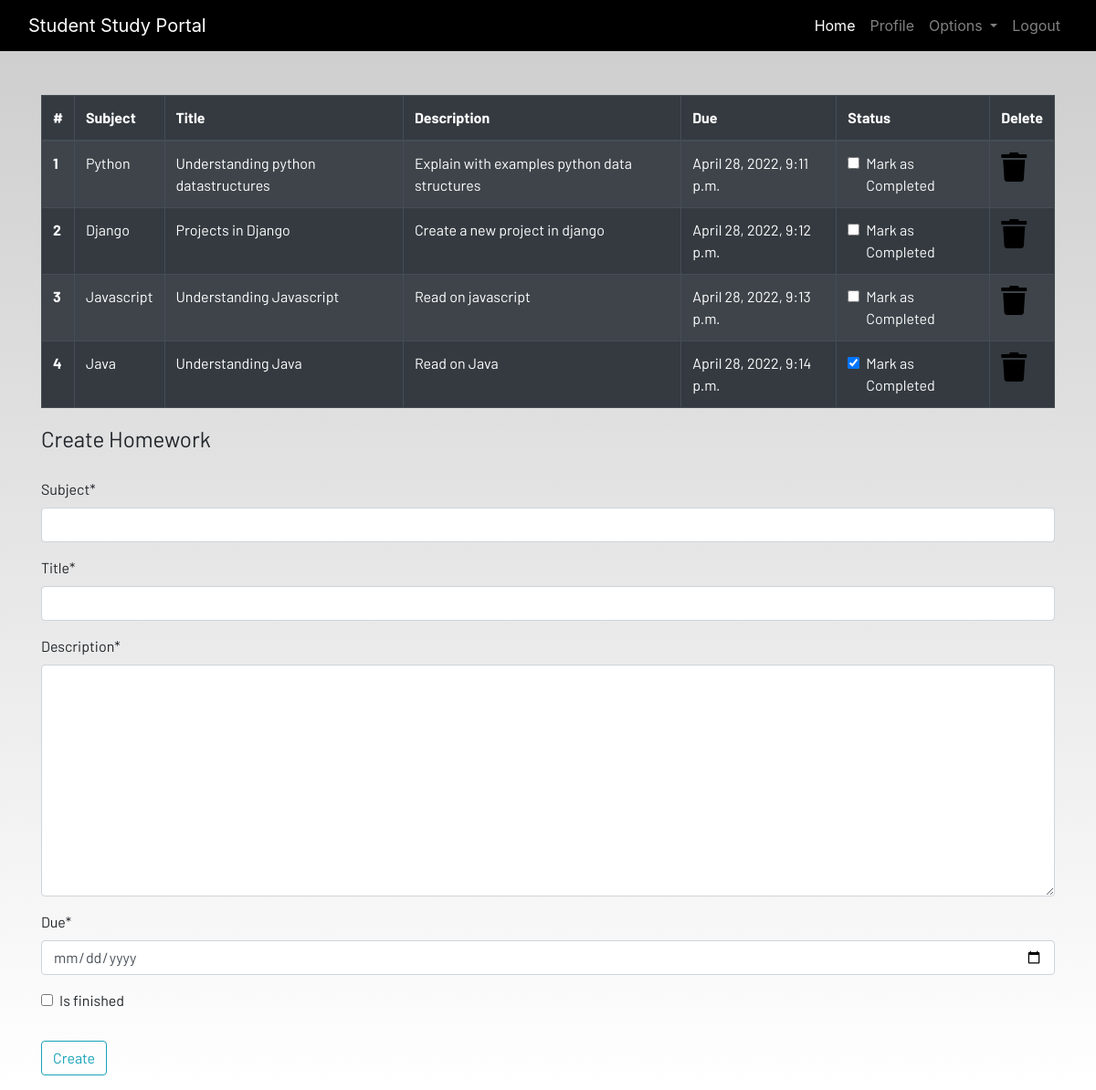
Screenshot of /homework/ (signed in) with the database file from the repository.
### studentportal/models.py (models this page shows, shortened)
class Homework(models.Model):
    user = models.ForeignKey(User, on_delete=models.CASCADE)
    subject = models.CharField(max_length=50)
    title = models.CharField(max_length=255)
    description = models.TextField()
    due = models.DateTimeField()
    is_finished = models.BooleanField(default=False)

### studentportal/views.py (the view)
# urls.py: path('homework/', views.homework, name='homework'),
@login_required
def homework(request):
    if request.method == "POST":
        form = HomeworkForm(request.POST)
        if form.is_valid():
            try:
                finished = request.POST['is_finished']
                if finished == 'on':
                    finished = True
                else:
                    finished = False
            except:
                finished = False
            homeworks = Homework(
                user  = request.user,
                subject = request.POST['subject'],
                title = request.POST['title'],
                description = request.POST['description'],
                due = request.POST['due'],
                is_finished = finished
            )
            homeworks.save()
            messages.success(request, f'Homework added from {request.user.username}')
    else:
        form = HomeworkForm()
    homework = Homework.objects.filter(user=request.user)
    if len(homework) == 0:
        homework_done = True
    else:
        homework_done = False
    context = {'homeworks':homework, 'homeworks_done':homework_done, 'form':form}
    return render(request, 'dashboard/homework.html', context)

### studentportal/forms.py
class HomeworkForm(forms.ModelForm):
    class Meta:
        model = Homework
        widgets = {'due':DateInput()}
        fields = ['subject', 'title', 'description', 'due', 'is_finished']

### studentportal/templates/dashboard/homework.html (shortened to what this page needs)
{% extends 'dashboard/base.html' %}
{% load static %}
{% load crispy_forms_tags %}
{% block content %}
<div class="container">
    {% if not homework_done %}
    <table class="table table-striped table-bordered table-hover table-dark">
        <thead>
            <tr>
                <th scope="col">#</th>
                <th scope="col">Subject</th>
                <th scope="col">Title</th>
                <th scope="col">Description</th>
                <th scope="col">Due</th>
                <th scope="col">Status</th>
                <th scope="col">Delete</th>
            </tr>
        </thead>
        <tbody>
            {% for homework in homeworks %}
            <tr>
                <th scope="row">{{forloop.counter}}</th>
                <td>{{homework.subject}}</td>
                <td>{{homework.title}}</td>
                <td>{{homework.description}}</td>
                <td>{{homework.due}}</td>
                <td>
                    <a href="{%url 'update-homework' homework.id %}">
                        <div class="form-check">
                            {% if homework.is_finished == True %}
                            <input class="form-check-input" type="checkbox" value="" checked>
                            {% else %}
                            <input class="form-check-input" type="checkbox" value="">
                            {% endif %}
                            <label class="form-check-label text-light" for="flexCheckDefault">
                                Mark as Completed
                            </label>
                        </div>
                    </a>
                </td>
                <td><a href="{% url 'delete-homework' homework.id %}"><i class="fa fa-trash fa-2x"></i></a></td>
            </tr>
            {% endfor %}
        </tbody>
    </table>
    {% else %}
    <h4>All homeworks are completed!! Create to have more!!</h4>
    {% endif %}
</div>
<div class=" container">
    <form method="POST">
        <fieldset class="form-group">
            <legend class="border-bottom mb-4">Create Homework</legend>
            {{form|crispy}}
        </fieldset>
        <div class="form-group">
            <button href="" class="btn btn-outline-info" type="submit">
                Create
            </button>
        </div>
    </form>
</div>
{% endblock content %}

### static/css/main.css (style rules this page uses)
html { scroll-behavior: smooth; height: 100%; width: 100%; }
a { text-decoration: none !important; color: black; }
html, body { max-width: 100%; overflow-x: hidden; height: 100%; width: 100%; }
body { background: linear-gradient(rgba(0, 0, 0, 0.2), rgba(255, 255, 255, 0.5)); overflow-x: hidden; background-repeat: no-repeat; }
.fa { color: black; }

### rows the page displays
Homework: subject "Python", title "Understanding python datastructures", description "Explain with examples python data structures", due "April 28, 2022, 9:11 p.m."
Homework: subject "Django", title "Projects in Django", description "Create a new project in django", due "April 28, 2022, 9:12 p.m."
Homework: subject "Javascript", title "Understanding Javascript", description "Read on javascript", due "April 28, 2022, 9:13 p.m."
Homework: subject "Java", title "Understanding Java", description "Read on Java", due "April 28, 2022, 9:14 p.m."
